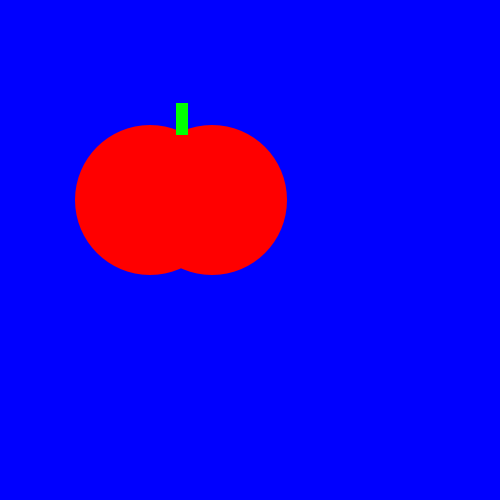
Frame 1 (no input)
Frame 60 (the mouse pressed at the canvas centre just before this capture): identical to frame 1, image omitted
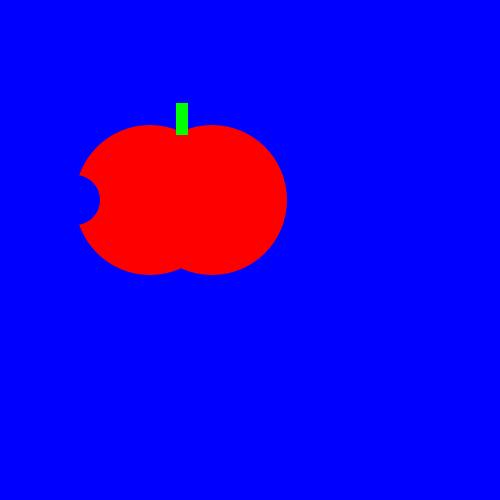
Frame 120 (the mouse held since frame 60 and released just before this capture)

The Processing sketch that drew these frames (run headless with seeded random() and noise(); from frame 60 on, the mouse is pressed at the canvas centre):

// Processing sketch: tasty_tomato
// ── tasty_tomato.pde
void setup() {
    size(500, 500);
}
void draw() {
    background(0,0, 255);
    noStroke();
    fill(255,0,0);
    ellipse(150, 200, 150, 150);
    ellipse(212, 200, 150, 150);
    fill(0,255,0);   
    rect(176, 103, 12, 32);
   if (mousePressed){
  
   
    fill(0,0,255);
    ellipse(150-75,200,50,50);
   }
    
    
    
    
    
    
}
